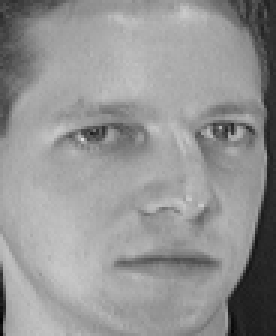
#> input picture att_faces/s1/2.pgm, 92 x 112 px (shown 3 times larger); its folder holds only this picture in this run
$ jupyter execute --allow-errors proj_4.ipynb
#> lines starting #> are read from the running program, lines starting #| are printed output that depends on the picture
Import Required Libraries.

[cell 1]
import numpy as np
from PIL import Image
from pathlib import Path
from matplotlib import pyplot as plt

Load Images and Labels.

[cell 2]
images = []
labels = []
for dir in Path("att_faces").iterdir():
    dir_name = dir.name
    try: # There is a hidden '.DS_Store' dir apparently, so to avoid errors relating to that.
        dir_index = int(dir_name[1:]) # Getting the label.
    except ValueError:
        continue
    for img in Path(f"att_faces/{dir.name}").iterdir():
        labels.append(dir_index) # Storing labels.
        image = Image.open(img)
#> image is the input picture: PIL image 92x112 L; min 2, max 223, mean 148
        images.append(np.array(image).flatten()) # Storing images.

face_images = np.array(images).T # Transposing to make it such that the images are in columns.
#> face_images = 10304 pairs, first value 2 to 223, second value 1 to 207
face_labels = np.array(labels)

num_face_images = face_images.shape[1]
#> num_face_images = 2
num_labels = len(np.unique(face_labels))


# Getting some non-face images for recognition/clasification.
non_face_paths = []
#> (the rest of this cell did not finish here and is left out)

Mean Center the data.

[cell 3]
mean = np.mean(face_images, axis = 1, keepdims = True) # Dimension means.
#> mean = 10304 values, max 204 at index 4259, min 11 at index 9752, mean 121.5
face_images_centered = face_images - mean
#> face_images_centered = 10304 pairs, first value -77.5 to 91, second value -91 to 77.5

# Visualizing the "mean" face.
plt.imshow(mean.reshape((112, 92)), cmap = 'gray')
plt.axis('off')
plt.show()
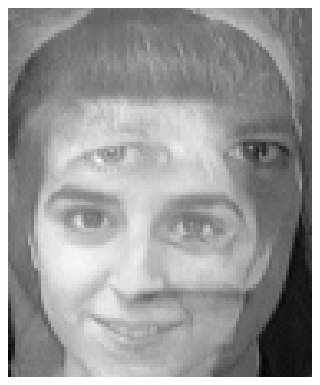
#> figure drawn by matplotlib, 1 panel

Getting the orthogonal eigenvectors of X @ X_T (where X is the mean centered data) via SVD of X. The left singular vectors of X are (by definition) the orthogonal eigenvectors of X @ X_T and the square of the singular values are the eigenvalues of X @ X_T.

[cell 4]
# full_matrices = False only gives > 0 eigenvalues and their corresponding eigenvectors.
# Our image matrix may not have full rank, that is, there could be some dimensions that
# are linear combinations of others. We get rid of those as they are redundant.
eigvecs, singvals, _ = np.linalg.svd(face_images_centered, full_matrices = False)
#> eigvecs = 10304 pairs, first value -0.0181 to 0.0213, second value -0.00677 to 0.982; singvals = [6043.5, 7.78e-13]
# Note: in SVD, the singular values are the square root of the eigenvalues of X @ X_T. Thus squaring.
# And the actual covariance formula is: (1/(n-1)) * (P_T @ X @ X_T @ P), thus the division by (n-1) .
eigvals = singvals ** 2 / (num_face_images - 1)
#> eigvals = [36523663.5, 6.05e-25]

Visualizing (the most important 10) eigenfaces.

[cell 5]
imp_faces = []
#> (the rest of this cell did not finish here and is left out)

Cumulative sum of eigenvalues (normalized by the sum of all eigenvalues) plot.

[cell 6]
per = (np.cumsum(eigvals) / np.sum(eigvals)) * 100 # Percentage of variance explained.
#> per = [100, 100]

num_dim = np.argmax(per >= 90) + 1 # The least number of principal components that explains 90% of the variance.
#> num_dim = 1
print(f"{num_dim} is the least number of principal components that explains 90% of the variance.")
#| 1 is the least number of principal components that explains 90% of the variance.

plt.figure(figsize = (8, 5))
plt.plot([i for i in range(1, len(eigvals) + 1)], per)
plt.plot(num_dim - 1, per[num_dim - 1], marker = 'o', markersize = 10, color = 'red')

plt.xlabel('Number of Principal Components')
plt.ylabel('Cumulative Variance Explained (%)')

plt.show()
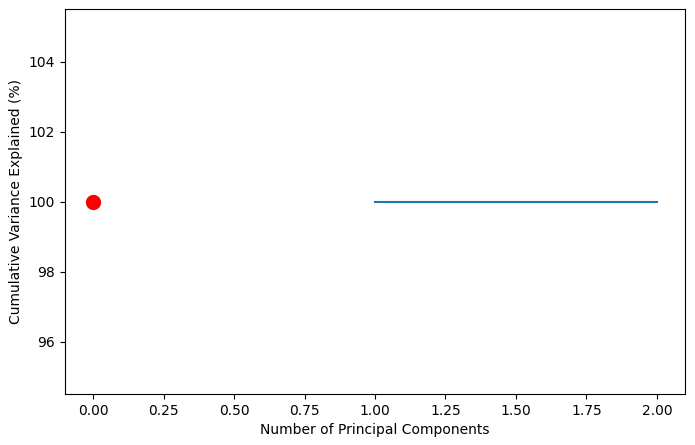
#> figure drawn by matplotlib, 1 panel
